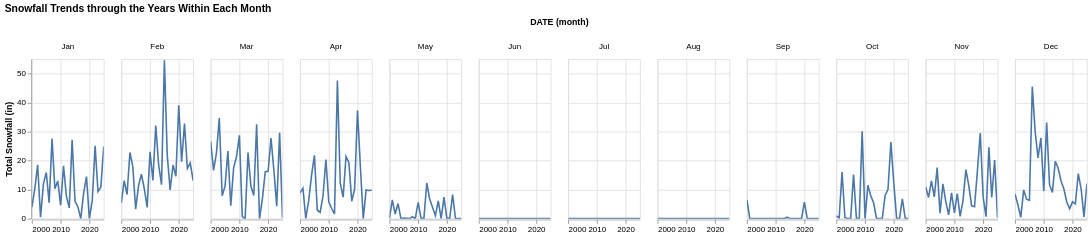

Notebook source saved alongside this figure:
### Code cell
alt.Chart(by_month).mark_line().encode(
    x = alt.X('year(DATE):T', title=None),
    y = alt.Y('SNOW:Q', title='Total Snowfall (in)'),
    opacity=alt.condition(selection,alt.value(1),alt.value(.2)),
).add_params(
    selection).interactive(
).properties(
    width=90, height=200
).facet(
    column='month(DATE):N', title = "Snowfall Trends through the Years Within Each Month")

### Figure 1 — Vega-Lite specification as saved in the notebook (floating-point values rounded to 4 significant figures; data arrays with more than 128 entries replaced by an {"elided": "..."} marker saying what was removed)
{"config": {"view": {"continuousWidth": 300, "continuousHeight": 300}}, "data": {"name": "data-99a4e48cf643cf25b21e02fd470c12e7"}, "facet": {"column": {"field": "DATE", "timeUnit": "month", "type": "nominal"}}, "spec": {"mark": {"type": "line"}, "encoding": {"opacity": {"condition": {"param": "param_107", "value": 1}, "value": 0.2}, "x": {"field": "DATE", "timeUnit": "year", "title": null, "type": "temporal"}, "y": {"field": "SNOW", "title": "Total Snowfall (in)", "type": "quantitative"}}, "height": 200, "name": "view_7", "width": 90}, "params": [{"name": "param_107", "select": {"type": "point", "fields": ["YEAR"]}, "bind": "legend", "views": ["view_7"]}, {"name": "param_109", "select": {"type": "interval", "encodings": ["x", "y"]}, "bind": "scales", "views": ["view_7"]}], "title": "Snowfall Trends through the Years Within Each Month", "$schema": "https://vega.github.io/schema/vega-lite/v5.20.1.json", "datasets": {"data-99a4e48cf643cf25b21e02fd470c12e7": {"elided": "312 records"}}}
